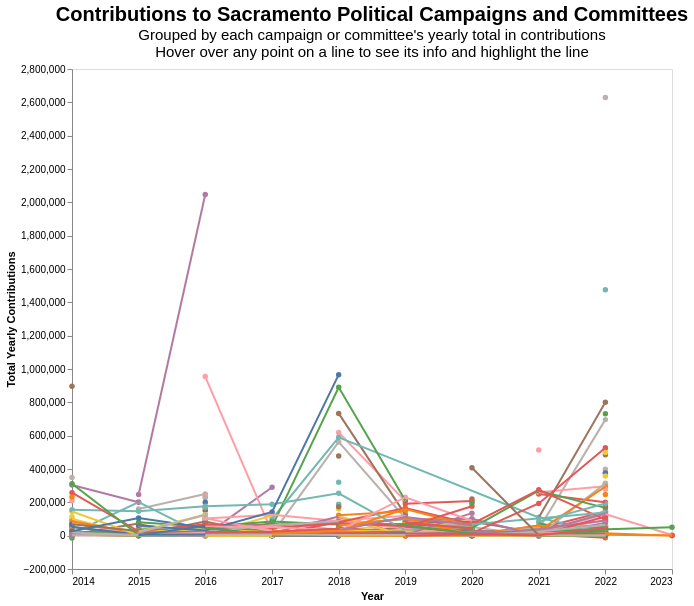

Describe this chart as a Vega-Lite specification.
### Vega-Lite specification from a JSON file in a GitHub repository (floating-point values rounded to 4 significant figures; data arrays with more than 128 entries replaced by an {"elided": "..."} marker saying what was removed)
{"config": {"view": {"continuousWidth": 400, "continuousHeight": 300}}, "layer": [{"mark": "circle", "encoding": {"color": {"field": "filerName", "legend": null, "type": "nominal"}, "opacity": {"condition": {"value": 1, "selection": "selector053"}, "value": 0.2}, "tooltip": [{"field": "filerName", "title": "Filer Name", "type": "nominal"}, {"field": "year", "title": "Year", "type": "temporal"}, {"field": "amount", "format": "$,.2f", "title": "Amount", "type": "quantitative"}], "x": {"axis": {"grid": false}, "field": "year", "title": "Year", "type": "temporal"}, "y": {"axis": {"grid": false}, "field": "amount", "title": "Total Yearly Contributions", "type": "quantitative"}}, "selection": {"selector053": {"type": "single", "on": "mouseover", "fields": ["filerName"], "nearest": true}}}, {"mark": "line", "encoding": {"color": {"field": "filerName", "legend": null, "type": "nominal"}, "size": {"condition": {"value": 2, "selection": "selector053"}, "value": 0.3}, "tooltip": [{"field": "filerName", "title": "Filer Name", "type": "nominal"}, {"field": "year", "title": "Year", "type": "temporal"}, {"field": "amount", "format": "$,.2f", "title": "Amount", "type": "quantitative"}], "x": {"axis": {"grid": false}, "field": "year", "title": "Year", "type": "temporal"}, "y": {"axis": {"grid": false}, "field": "amount", "title": "Total Yearly Contributions", "type": "quantitative"}}}], "data": {"values": {"elided": "912 records"}}, "height": 500, "title": {"text": "Contributions to Sacramento Political Campaigns and Committees", "fontSize": 20, "subtitle": ["Grouped by each campaign or committee's yearly total in contributions", "Hover over any point on a line to see its info and highlight the line"], "subtitleFontSize": 15}, "width": 600, "$schema": "https://vega.github.io/schema/vega-lite/v4.17.0.json"}
